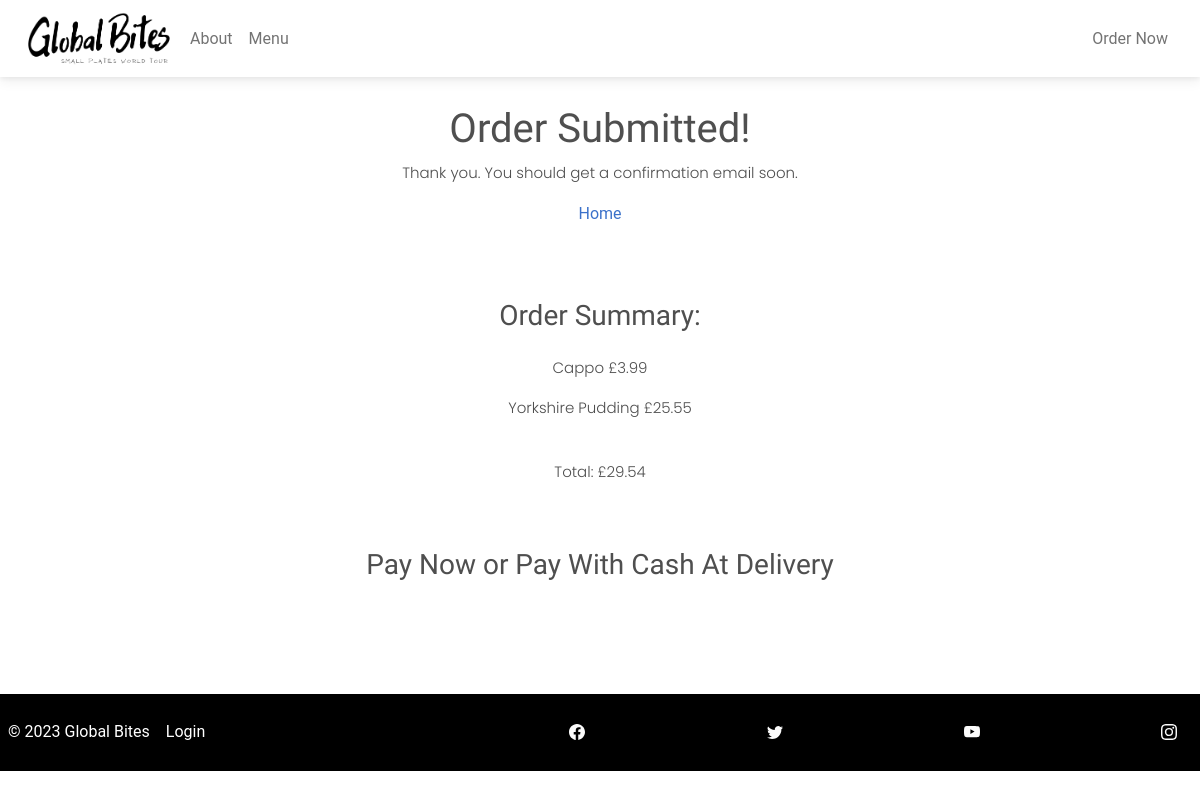
The app's page /order-confirmation/62, older data.
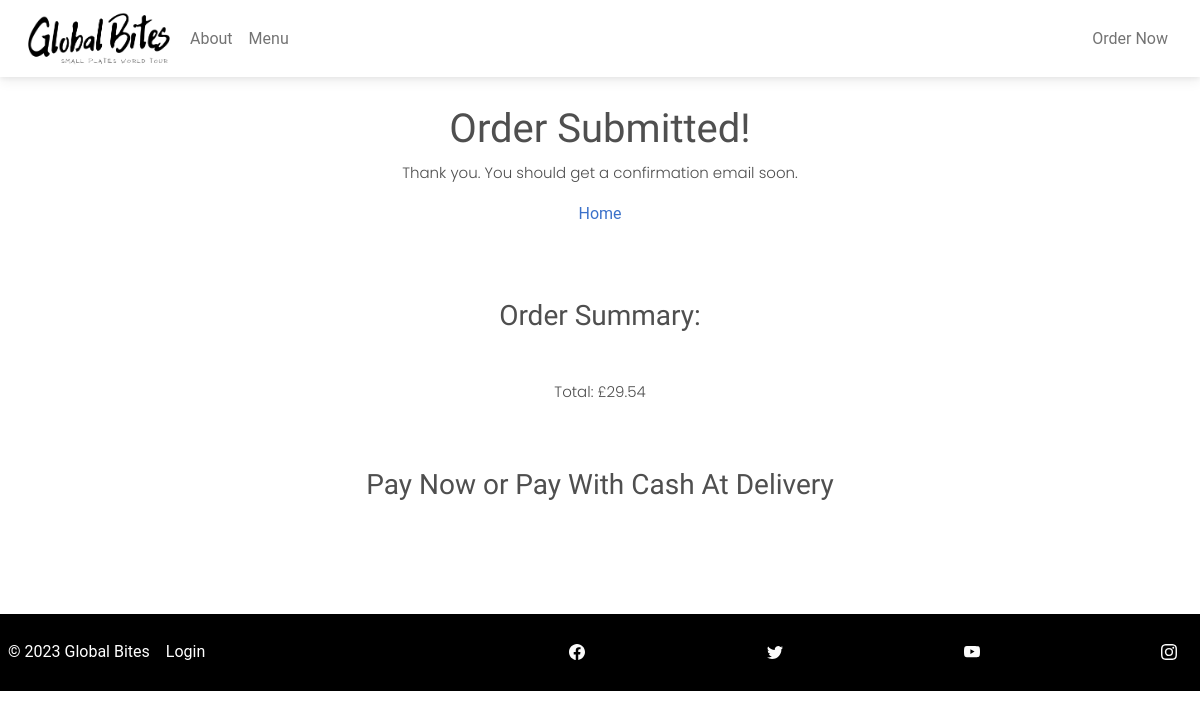
The same page, newer data.
### customer/models.py (models this page shows, shortened)
class MenuItem(models.Model):
    name = models.CharField(max_length=100)
    description = models.TextField()
    image = models.ImageField(upload_to='menu_images/')
    price = models.DecimalField(max_digits=5, decimal_places=2)
    category = models.ManyToManyField('Category', related_name='item')

### customer/views.py (the view, shortened to what this page needs)
# urls.py: path('order-confirmation/<int:pk>', OrderConfirmation.as_view(), name='order-confirmation'),
class OrderConfirmation(View):
    def get(self, request, pk, *args, **kwargs):
        order = OrderModel.objects.get(pk=pk)
        context = {
            'pk': order.pk,
            'items': order.items,
            'price': order.price,
        }
        return render(request, 'customer/order_confirmation.html', context)

### customer/templates/customer/order_confirmation.html (shortened to what this page needs)
{% extends 'customer/base.html' %}
{% block content %}
{% load static %}
<div class="container mb-5">
  <div class="row justify-content-center mt-1">
    <div class="col-md-5 col-sm-12 p-4 text-center">
      <h1>Order Submitted!</h1>
      <p>Thank you. You should get a confirmation email soon.</p>
      <a href="{% url 'index' %}" class="text-decoration-none">Home</a>
    </div>
  </div>
  <div class="row justify-content-center mt-5">
    <div class="col-md-5 col-sm-12 text-center">
      <h3 class="pb-3">Order Summary:</h3>
      {% for item in items.all %}
      <p>{{ item.name }} <span class="pl-3">£{{ item.price }}</span></p>
      {% endfor %}
      <p class="font-weight-bold pt-4">Total: £{{ price }}</p>
    </div>
    <div class="row justify-content-center pt-5 pb-2">
      <div class="col-md-6 text-center">
        <h3>Pay Now or Pay With Cash At Delivery</h3>
      </div>
    </div>
    <div class="row justify-content-center pb-5">
    </div>
  </div>
</div>
{% endblock content %}

Row changes from the older to the newer data that the page shows:
removed MenuItem: name "Cappo", price "3.99"
removed MenuItem: name "Yorkshire Pudding", price "25.55"
